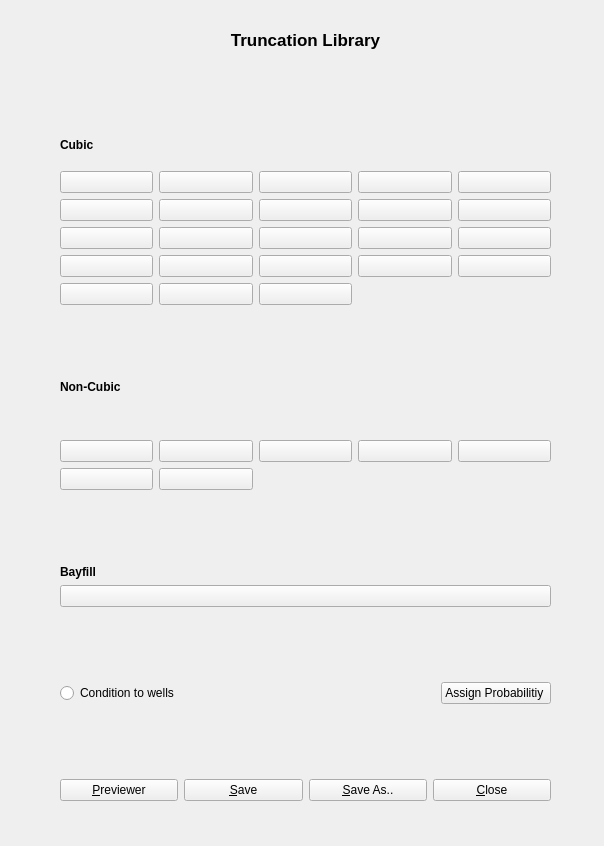
<?xml version="1.0" encoding="UTF-8"?>
<ui version="4.0">
 <class>Form</class>
 <widget class="QWidget" name="Form">
  <property name="geometry">
   <rect>
    <x>0</x>
    <y>0</y>
    <width>604</width>
    <height>846</height>
   </rect>
  </property>
  <property name="windowTitle">
   <string>Form</string>
  </property>
  <widget class="QWidget" name="layoutWidget_3">
   <property name="geometry">
    <rect>
     <x>60</x>
     <y>30</y>
     <width>491</width>
     <height>771</height>
    </rect>
   </property>
   <layout class="QGridLayout" name="TruncationLibrary_gridLayout">
    <item row="2" column="0">
     <layout class="QGridLayout" name="gridLayout_9">
      <item row="0" column="0">
       <widget class="QLabel" name="Cubic_label">
        <property name="font">
         <font>
          <weight>75</weight>
          <bold>true</bold>
         </font>
        </property>
        <property name="text">
         <string>Cubic</string>
        </property>
       </widget>
      </item>
      <item row="2" column="0">
       <widget class="QPushButton" name="TypeApushButton">
        <property name="text">
         <string/>
        </property>
        <property name="icon">
         <iconset>
          <normaloff>../user/tbor/apsTesting/images_GUI/Cubic_TypeA.png</normaloff>../user/tbor/apsTesting/images_GUI/Cubic_TypeA.png</iconset>
        </property>
       </widget>
      </item>
      <item row="2" column="1">
       <widget class="QPushButton" name="TypeBpushButton">
        <property name="text">
         <string/>
        </property>
        <property name="icon">
         <iconset>
          <normaloff>../user/tbor/apsTesting/images_GUI/Cubic_TypeB.png</normaloff>../user/tbor/apsTesting/images_GUI/Cubic_TypeB.png</iconset>
        </property>
       </widget>
      </item>
      <item row="2" column="2">
       <widget class="QPushButton" name="TypeCpushButton">
        <property name="text">
         <string/>
        </property>
        <property name="icon">
         <iconset>
          <normaloff>../user/tbor/apsTesting/images_GUI/Cubic_TypeC.png</normaloff>../user/tbor/apsTesting/images_GUI/Cubic_TypeC.png</iconset>
        </property>
       </widget>
      </item>
      <item row="2" column="3">
       <widget class="QPushButton" name="TypeDpushButton">
        <property name="text">
         <string/>
        </property>
        <property name="icon">
         <iconset>
          <normaloff>../user/tbor/apsTesting/images_GUI/Cubic_TypeD.png</normaloff>../user/tbor/apsTesting/images_GUI/Cubic_TypeD.png</iconset>
        </property>
       </widget>
      </item>
      <item row="2" column="4">
       <widget class="QPushButton" name="TypeEpushButton">
        <property name="text">
         <string/>
        </property>
        <property name="icon">
         <iconset>
          <normaloff>../user/tbor/apsTesting/images_GUI/Cubic_TypeE.png</normaloff>../user/tbor/apsTesting/images_GUI/Cubic_TypeE.png</iconset>
        </property>
       </widget>
      </item>
      <item row="3" column="0">
       <widget class="QPushButton" name="TypeFpushButton">
        <property name="text">
         <string/>
        </property>
        <property name="icon">
         <iconset>
          <normaloff>../user/tbor/apsTesting/images_GUI/Cubic_TypeF.png</normaloff>../user/tbor/apsTesting/images_GUI/Cubic_TypeF.png</iconset>
        </property>
       </widget>
      </item>
      <item row="3" column="1">
       <widget class="QPushButton" name="TypeGpushButton">
        <property name="text">
         <string/>
        </property>
        <property name="icon">
         <iconset>
          <normaloff>../user/tbor/apsTesting/images_GUI/Cubic_TypeG.png</normaloff>../user/tbor/apsTesting/images_GUI/Cubic_TypeG.png</iconset>
        </property>
       </widget>
      </item>
      <item row="3" column="2">
       <widget class="QPushButton" name="TypeHpushButton">
        <property name="text">
         <string/>
        </property>
        <property name="icon">
         <iconset>
          <normaloff>../user/tbor/apsTesting/images_GUI/Cubic_TypeH.png</normaloff>../user/tbor/apsTesting/images_GUI/Cubic_TypeH.png</iconset>
        </property>
       </widget>
      </item>
      <item row="3" column="3">
       <widget class="QPushButton" name="TypeIpushButton">
        <property name="text">
         <string/>
        </property>
        <property name="icon">
         <iconset>
          <normaloff>../user/tbor/apsTesting/images_GUI/Cubic_TypeI.png</normaloff>../user/tbor/apsTesting/images_GUI/Cubic_TypeI.png</iconset>
        </property>
       </widget>
      </item>
      <item row="3" column="4">
       <widget class="QPushButton" name="TypeJpushButton">
        <property name="text">
         <string/>
        </property>
        <property name="icon">
         <iconset>
          <normaloff>../user/tbor/apsTesting/images_GUI/Cubic_TypeJ.png</normaloff>../user/tbor/apsTesting/images_GUI/Cubic_TypeJ.png</iconset>
        </property>
       </widget>
      </item>
      <item row="4" column="0">
       <widget class="QPushButton" name="TypeKpushButton">
        <property name="text">
         <string/>
        </property>
        <property name="icon">
         <iconset>
          <normaloff>../user/tbor/apsTesting/images_GUI/Cubic_TypeK.png</normaloff>../user/tbor/apsTesting/images_GUI/Cubic_TypeK.png</iconset>
        </property>
       </widget>
      </item>
      <item row="4" column="1">
       <widget class="QPushButton" name="TypeLpushButton">
        <property name="text">
         <string/>
        </property>
        <property name="icon">
         <iconset>
          <normaloff>../user/tbor/apsTesting/images_GUI/Cubic_TypeL.png</normaloff>../user/tbor/apsTesting/images_GUI/Cubic_TypeL.png</iconset>
        </property>
       </widget>
      </item>
      <item row="4" column="2">
       <widget class="QPushButton" name="TypeMpushButton">
        <property name="text">
         <string/>
        </property>
        <property name="icon">
         <iconset>
          <normaloff>../user/tbor/apsTesting/images_GUI/Cubic_TypeM.png</normaloff>../user/tbor/apsTesting/images_GUI/Cubic_TypeM.png</iconset>
        </property>
       </widget>
      </item>
      <item row="4" column="3">
       <widget class="QPushButton" name="TypeNpushButton">
        <property name="text">
         <string/>
        </property>
        <property name="icon">
         <iconset>
          <normaloff>../user/tbor/apsTesting/images_GUI/Cubic_TypeN.png</normaloff>../user/tbor/apsTesting/images_GUI/Cubic_TypeN.png</iconset>
        </property>
       </widget>
      </item>
      <item row="4" column="4">
       <widget class="QPushButton" name="TypeOpushButton">
        <property name="text">
         <string/>
        </property>
        <property name="icon">
         <iconset>
          <normaloff>../user/tbor/apsTesting/images_GUI/Cubic_TypeO.png</normaloff>../user/tbor/apsTesting/images_GUI/Cubic_TypeO.png</iconset>
        </property>
       </widget>
      </item>
      <item row="5" column="0">
       <widget class="QPushButton" name="TypePpushButton">
        <property name="text">
         <string/>
        </property>
        <property name="icon">
         <iconset>
          <normaloff>../user/tbor/apsTesting/images_GUI/Cubic_TypeP.png</normaloff>../user/tbor/apsTesting/images_GUI/Cubic_TypeP.png</iconset>
        </property>
       </widget>
      </item>
      <item row="5" column="1">
       <widget class="QPushButton" name="TypeQpushButton">
        <property name="text">
         <string/>
        </property>
        <property name="icon">
         <iconset>
          <normaloff>../user/tbor/apsTesting/images_GUI/Cubic_TypeQ.png</normaloff>../user/tbor/apsTesting/images_GUI/Cubic_TypeQ.png</iconset>
        </property>
       </widget>
      </item>
      <item row="5" column="2">
       <widget class="QPushButton" name="TypeRpushButton">
        <property name="text">
         <string/>
        </property>
        <property name="icon">
         <iconset>
          <normaloff>../user/tbor/apsTesting/images_GUI/Cubic_TypeR.png</normaloff>../user/tbor/apsTesting/images_GUI/Cubic_TypeR.png</iconset>
        </property>
       </widget>
      </item>
      <item row="5" column="3">
       <widget class="QPushButton" name="TypeSpushButton">
        <property name="text">
         <string/>
        </property>
        <property name="icon">
         <iconset>
          <normaloff>../user/tbor/apsTesting/images_GUI/Cubic_TypeS.png</normaloff>../user/tbor/apsTesting/images_GUI/Cubic_TypeS.png</iconset>
        </property>
       </widget>
      </item>
      <item row="5" column="4">
       <widget class="QPushButton" name="TypeTpushButton">
        <property name="text">
         <string/>
        </property>
        <property name="icon">
         <iconset>
          <normaloff>../user/tbor/apsTesting/images_GUI/Cubic_TypeT.png</normaloff>../user/tbor/apsTesting/images_GUI/Cubic_TypeT.png</iconset>
        </property>
       </widget>
      </item>
      <item row="6" column="0">
       <widget class="QPushButton" name="TypeUpushButton">
        <property name="text">
         <string/>
        </property>
        <property name="icon">
         <iconset>
          <normaloff>../user/tbor/apsTesting/images_GUI/Cubic_TypeU.png</normaloff>../user/tbor/apsTesting/images_GUI/Cubic_TypeU.png</iconset>
        </property>
       </widget>
      </item>
      <item row="6" column="1">
       <widget class="QPushButton" name="TypeVpushButton">
        <property name="text">
         <string/>
        </property>
        <property name="icon">
         <iconset>
          <normaloff>../user/tbor/apsTesting/images_GUI/Cubic_TypeV.png</normaloff>../user/tbor/apsTesting/images_GUI/Cubic_TypeV.png</iconset>
        </property>
       </widget>
      </item>
      <item row="6" column="2">
       <widget class="QPushButton" name="TypeWpushButton">
        <property name="text">
         <string/>
        </property>
        <property name="icon">
         <iconset>
          <normaloff>../user/tbor/apsTesting/images_GUI/Cubic_TypeW.png</normaloff>../user/tbor/apsTesting/images_GUI/Cubic_TypeW.png</iconset>
        </property>
       </widget>
      </item>
      <item row="0" column="2">
       <spacer name="TruncationLibrary_verticalSpacer2">
        <property name="orientation">
         <enum>Qt::Vertical</enum>
        </property>
        <property name="sizeHint" stdset="0">
         <size>
          <width>20</width>
          <height>40</height>
         </size>
        </property>
       </spacer>
      </item>
     </layout>
    </item>
    <item row="4" column="0">
     <layout class="QGridLayout" name="gridLayout_4">
      <item row="0" column="0" colspan="2">
       <widget class="QLabel" name="NonCubic_label">
        <property name="font">
         <font>
          <weight>75</weight>
          <bold>true</bold>
         </font>
        </property>
        <property name="text">
         <string>Non-Cubic</string>
        </property>
       </widget>
      </item>
      <item row="2" column="0">
       <widget class="QPushButton" name="TypeI_pushButton">
        <property name="text">
         <string/>
        </property>
        <property name="icon">
         <iconset>
          <normaloff>../user/tbor/apsTesting/images_GUI/NonCubic_TypeI.png</normaloff>../user/tbor/apsTesting/images_GUI/NonCubic_TypeI.png</iconset>
        </property>
       </widget>
      </item>
      <item row="2" column="1">
       <widget class="QPushButton" name="TypeII_pushButton">
        <property name="text">
         <string/>
        </property>
        <property name="icon">
         <iconset>
          <normaloff>../user/tbor/apsTesting/images_GUI/NonCubic_TypeII.png</normaloff>../user/tbor/apsTesting/images_GUI/NonCubic_TypeII.png</iconset>
        </property>
       </widget>
      </item>
      <item row="2" column="2">
       <widget class="QPushButton" name="TypeIII_pushButton">
        <property name="text">
         <string/>
        </property>
        <property name="icon">
         <iconset>
          <normaloff>../user/tbor/apsTesting/images_GUI/NonCubic_TypeIII.png</normaloff>../user/tbor/apsTesting/images_GUI/NonCubic_TypeIII.png</iconset>
        </property>
       </widget>
      </item>
      <item row="2" column="3">
       <widget class="QPushButton" name="TypeIV_pushButton">
        <property name="text">
         <string/>
        </property>
        <property name="icon">
         <iconset>
          <normaloff>../user/tbor/apsTesting/images_GUI/NonCubic_TypeIV.png</normaloff>../user/tbor/apsTesting/images_GUI/NonCubic_TypeIV.png</iconset>
        </property>
       </widget>
      </item>
      <item row="2" column="4">
       <widget class="QPushButton" name="TypeVI_pushButton">
        <property name="text">
         <string/>
        </property>
        <property name="icon">
         <iconset>
          <normaloff>../user/tbor/apsTesting/images_GUI/NonCubic_TypeVI.png</normaloff>../user/tbor/apsTesting/images_GUI/NonCubic_TypeVI.png</iconset>
        </property>
       </widget>
      </item>
      <item row="3" column="0">
       <widget class="QPushButton" name="TypeV_PushButton">
        <property name="text">
         <string/>
        </property>
        <property name="icon">
         <iconset>
          <normaloff>../user/tbor/apsTesting/images_GUI/NonCubic_TypeV.png</normaloff>../user/tbor/apsTesting/images_GUI/NonCubic_TypeV.png</iconset>
        </property>
       </widget>
      </item>
      <item row="3" column="1">
       <widget class="QPushButton" name="TypeIII_PushButton">
        <property name="text">
         <string/>
        </property>
        <property name="icon">
         <iconset>
          <normaloff>../user/tbor/apsTesting/images_GUI/NonCubic_TypeVIII.png</normaloff>../user/tbor/apsTesting/images_GUI/NonCubic_TypeVIII.png</iconset>
        </property>
       </widget>
      </item>
      <item row="1" column="2">
       <spacer name="TruncationLibrary_verticalSpacer4">
        <property name="orientation">
         <enum>Qt::Vertical</enum>
        </property>
        <property name="sizeHint" stdset="0">
         <size>
          <width>20</width>
          <height>40</height>
         </size>
        </property>
       </spacer>
      </item>
     </layout>
    </item>
    <item row="5" column="0">
     <spacer name="TruncationLibrary_verticalSpacer5">
      <property name="orientation">
       <enum>Qt::Vertical</enum>
      </property>
      <property name="sizeHint" stdset="0">
       <size>
        <width>20</width>
        <height>58</height>
       </size>
      </property>
     </spacer>
    </item>
    <item row="6" column="0">
     <layout class="QGridLayout" name="gridLayout_5">
      <item row="0" column="0">
       <widget class="QLabel" name="Bayfill_label">
        <property name="font">
         <font>
          <weight>75</weight>
          <bold>true</bold>
         </font>
        </property>
        <property name="text">
         <string>Bayfill </string>
        </property>
       </widget>
      </item>
      <item row="1" column="0">
       <widget class="QPushButton" name="TypeVII_pushButton">
        <property name="text">
         <string/>
        </property>
        <property name="icon">
         <iconset>
          <normaloff>../user/tbor/apsTesting/images_GUI/NonCubic_TypeVII.png</normaloff>../user/tbor/apsTesting/images_GUI/NonCubic_TypeVII.png</iconset>
        </property>
       </widget>
      </item>
     </layout>
    </item>
    <item row="8" column="0">
     <layout class="QGridLayout" name="gridLayout_15">
      <item row="0" column="2">
       <widget class="QPushButton" name="Assign_Probability_pushButton">
        <property name="text">
         <string>Assign Probabilitiy </string>
        </property>
       </widget>
      </item>
      <item row="0" column="1">
       <spacer name="Conditiontowells_horizontalSpacer">
        <property name="orientation">
         <enum>Qt::Horizontal</enum>
        </property>
        <property name="sizeHint" stdset="0">
         <size>
          <width>40</width>
          <height>20</height>
         </size>
        </property>
       </spacer>
      </item>
      <item row="0" column="0">
       <widget class="QRadioButton" name="Conditiontowells_radioButton">
        <property name="text">
         <string>Condition to wells</string>
        </property>
       </widget>
      </item>
     </layout>
    </item>
    <item row="10" column="0">
     <layout class="QGridLayout" name="gridLayout_14">
      <item row="0" column="0">
       <widget class="QPushButton" name="Previeweer_pushButton">
        <property name="text">
         <string>&amp;Previewer</string>
        </property>
       </widget>
      </item>
      <item row="0" column="1">
       <widget class="QPushButton" name="Save_pushButton">
        <property name="text">
         <string>&amp;Save</string>
        </property>
       </widget>
      </item>
      <item row="0" column="2">
       <widget class="QPushButton" name="SaveAs_pushButton">
        <property name="text">
         <string>&amp;Save As..</string>
        </property>
       </widget>
      </item>
      <item row="0" column="3">
       <widget class="QPushButton" name="Close_pushButton">
        <property name="text">
         <string>&amp;Close</string>
        </property>
       </widget>
      </item>
     </layout>
    </item>
    <item row="3" column="0">
     <spacer name="TruncationLibrary_verticalSpacer3">
      <property name="orientation">
       <enum>Qt::Vertical</enum>
      </property>
      <property name="sizeHint" stdset="0">
       <size>
        <width>20</width>
        <height>48</height>
       </size>
      </property>
     </spacer>
    </item>
    <item row="1" column="0">
     <spacer name="TruncationLibrary_verticalSpacer1">
      <property name="orientation">
       <enum>Qt::Vertical</enum>
      </property>
      <property name="sizeHint" stdset="0">
       <size>
        <width>20</width>
        <height>40</height>
       </size>
      </property>
     </spacer>
    </item>
    <item row="9" column="0">
     <spacer name="verticalSpacer_6">
      <property name="orientation">
       <enum>Qt::Vertical</enum>
      </property>
      <property name="sizeHint" stdset="0">
       <size>
        <width>20</width>
        <height>40</height>
       </size>
      </property>
     </spacer>
    </item>
    <item row="7" column="0">
     <spacer name="TruncationLibrary_verticalSpacer">
      <property name="orientation">
       <enum>Qt::Vertical</enum>
      </property>
      <property name="sizeHint" stdset="0">
       <size>
        <width>20</width>
        <height>40</height>
       </size>
      </property>
     </spacer>
    </item>
    <item row="0" column="0">
     <widget class="QLabel" name="TruncationLibrary_label">
      <property name="font">
       <font>
        <pointsize>13</pointsize>
        <weight>75</weight>
        <bold>true</bold>
       </font>
      </property>
      <property name="text">
       <string>Truncation Library</string>
      </property>
      <property name="alignment">
       <set>Qt::AlignCenter</set>
      </property>
     </widget>
    </item>
   </layout>
  </widget>
 </widget>
 <resources/>
 <connections/>
</ui>
